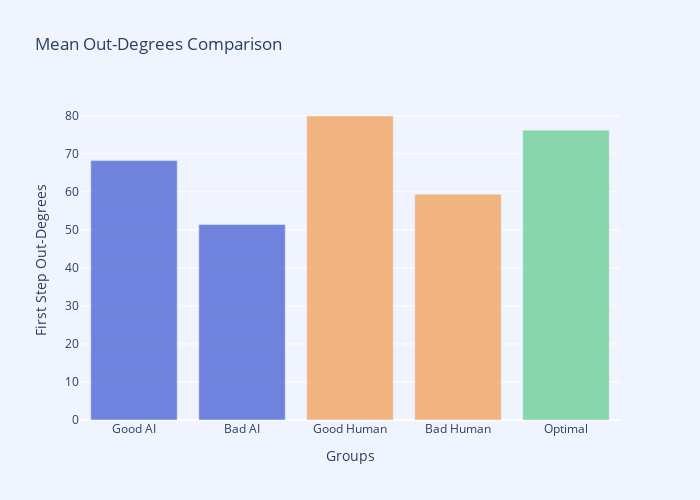
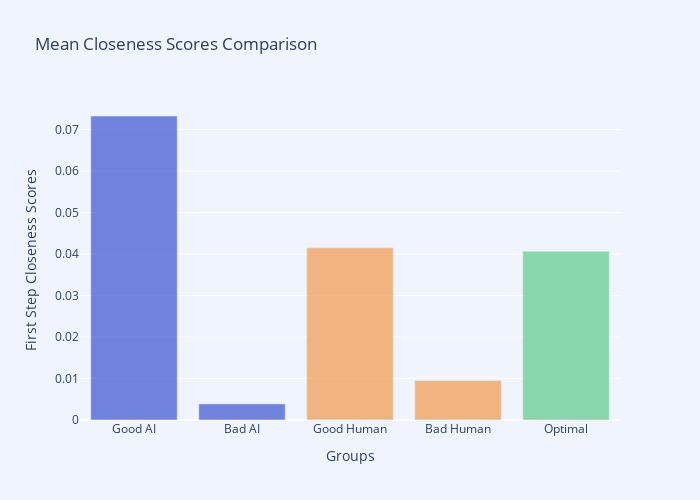

Write notebook code for charts like these, in order.
### Code cell
import plotly.graph_objects as go
import numpy as np

# Define fixed colors with transparency
PRIMARY_BLUE = "rgba(58, 85, 209, 0.7)"  # AI paths - Light Blue with opacity
SOFT_ORANGE = "rgba(242, 153, 74, 0.7)"  # Human paths - Soft Orange with opacity
LIGHT_GREEN = "rgba(111, 207, 151, 0.8)" # Shortest paths - Light Green with slight opacity

# Data for degrees and scores
degree_means = [np.mean(ai_good_degrees), np.mean(ai_bad_degrees), 
                np.mean(human_good_degrees), np.mean(human_bad_degrees), 
                np.mean(optimal_degrees)]
score_means = [np.mean(ai_good_scores), np.mean(ai_bad_scores), 
               np.mean(human_good_scores), np.mean(human_bad_scores), 
               np.mean(optimal_scores)]

# Labels for the groups
degree_labels = ["Good AI", "Bad AI", "Good Human", "Bad Human", "Optimal"]
score_labels = ["Good AI", "Bad AI", "Good Human", "Bad Human", "Optimal"]

# Define colors
bar_colors = [PRIMARY_BLUE, PRIMARY_BLUE, SOFT_ORANGE, SOFT_ORANGE, LIGHT_GREEN]

# Plotting Degrees
fig_degrees = go.Figure()

fig_degrees.add_trace(go.Bar(
    x=degree_labels,
    y=degree_means,
    marker_color=bar_colors,
    hovertemplate=["%{x}: %{y:.2f}<extra></extra>" for x, y in zip(degree_labels, degree_means)]  # Hover template
))

fig_degrees.update_layout(
    title="Mean Out-Degrees Comparison",
    xaxis_title="Groups",
    yaxis_title="First Step Out-Degrees",
    plot_bgcolor="rgba(240, 244, 255, 1)",  # Background
    paper_bgcolor="rgba(240, 244, 255, 1)",  # Paper background
    font=dict(size=12),
    width=700,
    height=500
)

# Plotting Scores
fig_scores = go.Figure()

fig_scores.add_trace(go.Bar(
    x=score_labels,
    y=score_means,
    marker_color=bar_colors,
    hovertemplate=["%{x}: %{y:.2f}<extra></extra>" for x, y in zip(score_labels, score_means)]  # Hover template
))

fig_scores.update_layout(
    title="Mean Closeness Scores Comparison",
    xaxis_title="Groups",
    yaxis_title="First Step Closeness Scores",
    plot_bgcolor="rgba(240, 244, 255, 1)",  # Background
    paper_bgcolor="rgba(240, 244, 255, 1)",  # Paper background
    font=dict(size=12),
    width=700,
    height=500
)

# Show both figures
fig_degrees.show()
pio.write_html(fig_degrees, "img/mean_out_degrees_comparison.html", full_html=True)

fig_scores.show()
pio.write_html(fig_degrees, "img/mean_closeness_scores_comparison.html", full_html=True)

### Figure 1 — Plotly figure (JSON) as saved in the notebook; plotly's stock layout.template omitted (floating-point values rounded to 4 significant figures)
{"data": [{"hovertemplate": ["%{x}: %{y:.2f}<extra></extra>", "%{x}: %{y:.2f}<extra></extra>", "%{x}: %{y:.2f}<extra></extra>", "%{x}: %{y:.2f}<extra></extra>", "%{x}: %{y:.2f}<extra></extra>"], "marker": {"color": ["rgba(58, 85, 209, 0.7)", "rgba(58, 85, 209, 0.7)", "rgba(242, 153, 74, 0.7)", "rgba(242, 153, 74, 0.7)", "rgba(111, 207, 151, 0.8)"]}, "type": "bar", "x": ["Good AI", "Bad AI", "Good Human", "Bad Human", "Optimal"], "y": [68.22, 51.41, 79.95, 59.35, 76.21]}], "layout": {"font": {"size": 12}, "height": 500, "paper_bgcolor": "rgba(240, 244, 255, 1)", "plot_bgcolor": "rgba(240, 244, 255, 1)", "title": {"text": "Mean Out-Degrees Comparison"}, "width": 700, "xaxis": {"title": {"text": "Groups"}}, "yaxis": {"title": {"text": "First Step Out-Degrees"}}}}

### Figure 2 — Plotly figure (JSON) as saved in the notebook; plotly's stock layout.template omitted (floating-point values rounded to 4 significant figures)
{"data": [{"hovertemplate": ["%{x}: %{y:.2f}<extra></extra>", "%{x}: %{y:.2f}<extra></extra>", "%{x}: %{y:.2f}<extra></extra>", "%{x}: %{y:.2f}<extra></extra>", "%{x}: %{y:.2f}<extra></extra>"], "marker": {"color": ["rgba(58, 85, 209, 0.7)", "rgba(58, 85, 209, 0.7)", "rgba(242, 153, 74, 0.7)", "rgba(242, 153, 74, 0.7)", "rgba(111, 207, 151, 0.8)"]}, "type": "bar", "x": ["Good AI", "Bad AI", "Good Human", "Bad Human", "Optimal"], "y": [0.07324, 0.003875, 0.0415, 0.009507, 0.04063]}], "layout": {"font": {"size": 12}, "height": 500, "paper_bgcolor": "rgba(240, 244, 255, 1)", "plot_bgcolor": "rgba(240, 244, 255, 1)", "title": {"text": "Mean Closeness Scores Comparison"}, "width": 700, "xaxis": {"title": {"text": "Groups"}}, "yaxis": {"title": {"text": "First Step Closeness Scores"}}}}
